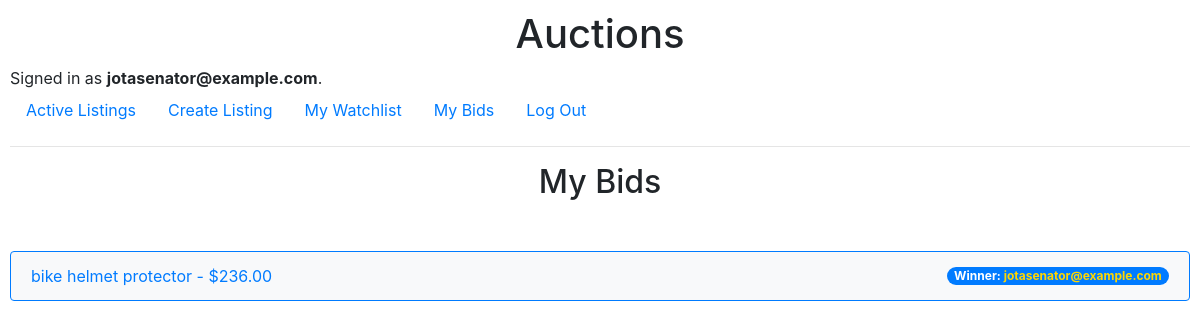
/bids (signed in), run on an earlier commit of the app's database.
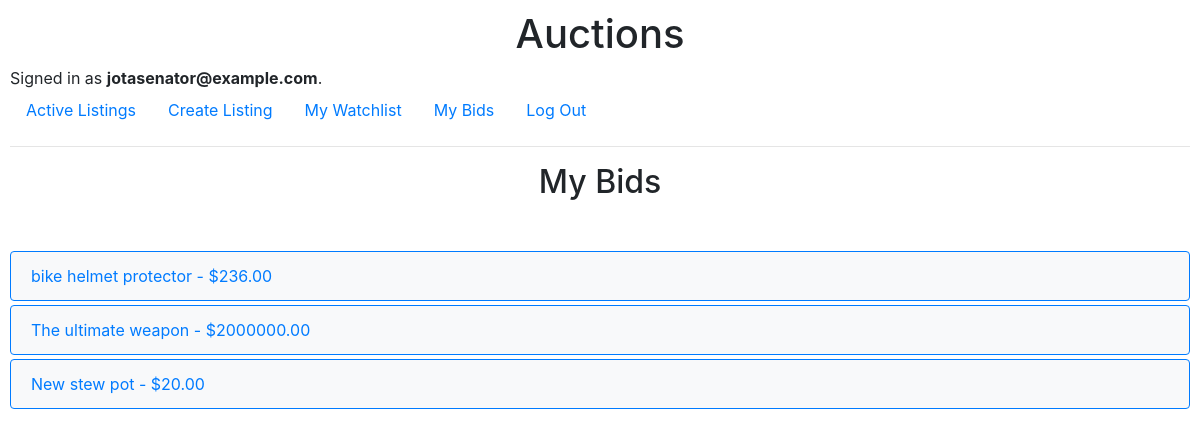
And on a later commit of the database.
### auctions/models.py (models this page shows)
class User(AbstractUser):
    pass

class Bid(models.Model):
    bid_amount = models.DecimalField(max_digits=10, decimal_places=2, default=0)
    bidder = models.ForeignKey(
        User, on_delete=models.CASCADE, related_name="bids", blank=True, null=True
    )
    listing = models.ForeignKey(
        Listing,
        on_delete=models.CASCADE,
        related_name="bids",
        blank=True,
        null=True,
    )

class Listing(models.Model):
    title = models.CharField(max_length=64, default="")
    description = models.TextField(blank=True, default="")
    starting_bid = models.DecimalField(
        max_digits=10, decimal_places=2, default=0, verbose_name="Starting bid: ($US)"
    )
    image_url = models.URLField(default="")
    category = models.CharField(max_length=64, default="")
    active = models.BooleanField(default=True)
    creator = models.ForeignKey(
        User,
        on_delete=models.CASCADE,
        blank=True,
        null=True,
        related_name="listings",
    )
    deadline = models.DateTimeField(default=get_default_deadline)

### auctions/views.py (the view)
# urls.py: path("bids", views.bids, name="bids"),
@login_required
def bids(request):
    bids = Bid.objects.filter(
        bidder=request.user,
        id=Subquery(
            Bid.objects.filter(bidder=request.user, listing=OuterRef("listing"))
            .order_by("-id")
            .values("id")[:1]
        ),
    )
    winners = {}
    for bid in bids:
        listing = bid.listing
        winner, _ = get_winner(listing)
        if winner:
            winners[listing.id] = winner
    return render(request, "auctions/bids.html", {"bids": bids, "winners": winners})

### auctions/templatetags/custom_filters.py (called while the page is built)
@register.filter
def get_item(dictionary, key):
    return dictionary.get(key)

### auctions/views.py (called while the page is built)
def get_winner(listing):
    winner = None
    winner_bid_amount = None
    if timezone.now() > listing.deadline:
        all_bids = Bid.objects.filter(listing=listing)
        if all_bids:
            winning_bid = all_bids.order_by("-bid_amount").first()
            winner = winning_bid.bidder
            winner_bid_amount = winning_bid.bid_amount
    return winner, winner_bid_amount

### auctions/templates/auctions/bids.html
{% extends "auctions/layout.html" %}
{% load custom_filters %}
{% block body %}
  <h2>My Bids</h2>
  <ul class="list-group">
    {% for bid in bids %}
    <a href="{% url 'listing' bid.listing.id %}">
      <li class="list-group-item d-flex justify-content-between align-items-center mb-1">
        {{ bid.listing.title }} - ${{ bid.bid_amount }}
        {% with winner=winners|get_item:bid.listing.id %}
          {% if winner %}
            <span class="badge badge-primary badge-pill ">Winner: <span class="gold">{{ winner.username }}</span>
            {% endif %}
        {% endwith %}
        </li>
    </a>
    {% empty %}
      <li class="list-group-item">No bids yet.</li>
    {% endfor %}
  </ul>
{% endblock %}

### auctions/templates/auctions/layout.html (shortened to what this page needs)
{% load static %}
<!DOCTYPE html>
<html lang="en">
  <head>
    <link
      rel="stylesheet"
      href="https://stackpath.bootstrapcdn.com/bootstrap/4.4.1/css/bootstrap.min.css"
    />
    <link href="{% static 'auctions/styles.css' %}" rel="stylesheet" />
  </head>
  <body>
    <h1>Auctions</h1>
    <div>
      {% if user.is_authenticated %}
      Signed in as
      <strong>{{ user.username }}</strong>.
      {% else %} Not signed in.
      {% endif %}
    </div>
    <ul class="nav">
      <li class="nav-item">
        <a class="nav-link" href="{% url 'index' %}">Active Listings</a>
      </li>
      {% if user.is_authenticated %}
      <li class="nav-item">
        <a class="nav-link" href="{% url 'create' %}">Create Listing</a>
      </li>
      <li class="nav-item">
        <a class="nav-link" href="{% url 'watchlist' %}">My Watchlist</a>
      </li>
      <li class="nav-item">
        <a class="nav-link" href="{% url 'bids' %}">My Bids</a>
      </li>
      {% endif %}
      {% if user.is_authenticated %}
      <li class="nav-item">
        <a class="nav-link" href="{% url 'logout' %}">Log Out</a>
      </li>
      {% endif %}
    </ul>
    <hr />
    {% block body %} {% endblock %}
  </body>
</html>

### auctions/static/auctions/styles.css (style rules this page uses)
:root { --blue-main-color: #007bff; }
body { padding: 10px; }
h1, h2 { text-align: center; }
h2 { margin-bottom: 50px; }
ul.list-group a { text-decoration: none; }
.list-group-item { background-color: #f8f9fa; border-color: var(--blue-main-color); }

What changed in the data, as far as the page shows it:
changed User "jotasenator@example.com": username "jotasenator@example.com" → (not shown)
shown differently, row unchanged: Bid "bike helmet protector": no longer shows "Winner:"
added Bid: listing "The ultimate weapon", bid_amount "2000000.00"
added Bid: listing "New stew pot", bid_amount "20.00"
